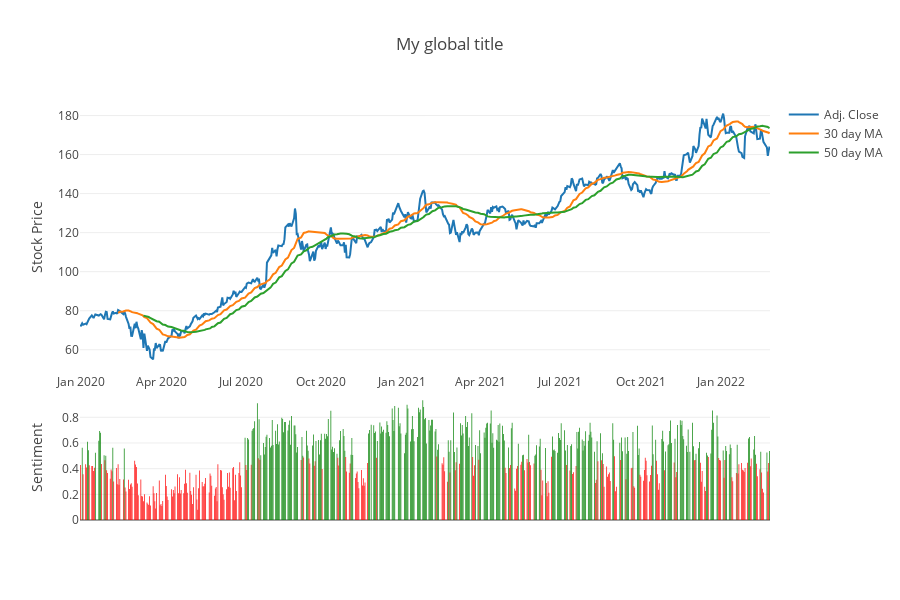

Notebook cell for this chart:
### Code cell
data = globals()[company]

# identify color grid
data['color'] = 'green'
data.loc[data['sentiment'] < 0.5, 'color'] = 'red'

fig = tools.make_subplots(rows=3, cols=1,

# create the plot grid
specs=[[{'rowspan': 2}],
       [None],
       [{'rowspan': 1}]],
       
vertical_spacing=0.05)
# horizontal_spacing=0.08)


stock = go.Scatter(x=data['Date'], y=data['Adj Close'], name="Adj. Close")
MA30 = go.Scatter(x=data['Date'], y=data['High'].rolling(window=30).mean(), name="30 day MA")
MA50 = go.Scatter(x=data['Date'], y=data['High'].rolling(window=50).mean(), name="50 day MA")
# MA200 = go.Scatter(x=data['Date'], y=data['High'].rolling(window=200).mean(), name="200 day MA")
sentiment = go.Bar(x=data['Date'], y=data['sentiment'], name="Sentiment", marker=dict(color=data['color'], line=dict(width=0)), showlegend=False)
fig.append_trace(stock, row=1, col=1)
fig.append_trace(MA30, row=1, col=1)
fig.append_trace(MA50, row=1, col=1)
# fig.append_trace(MA200, row=1, col=1)
fig.append_trace(sentiment, row=3, col=1)
fig.layout.update(title="My global title",
                     height=600, width=900, showlegend=True, hovermode='closest')

fig.update_layout(
    hovermode="x unified")

fig.update_traces(xaxis='x1')
fig.update_yaxes(title_text='Stock Price', row=1, col=1)
fig.update_yaxes(title_text='Sentiment', row=3, col=1)
    
fig.show()

### Figure 1 — Plotly figure (JSON) as saved in the notebook; plotly's stock layout.template omitted (floating-point values rounded to 4 significant figures; data arrays with more than 128 entries replaced by an {"elided": "..."} marker saying what was removed)
{"data": [{"name": "Adj. Close", "type": "scatter", "x": {"elided": "544 str values"}, "xaxis": "x", "y": {"elided": "544 float values"}, "yaxis": "y"}, {"name": "30 day MA", "type": "scatter", "x": {"elided": "544 str values"}, "xaxis": "x", "y": {"elided": "544 float values"}, "yaxis": "y"}, {"name": "50 day MA", "type": "scatter", "x": {"elided": "544 str values"}, "xaxis": "x", "y": {"elided": "544 float values"}, "yaxis": "y"}, {"marker": {"color": {"elided": "544 str values"}, "line": {"width": 0}}, "name": "Sentiment", "showlegend": false, "type": "bar", "x": {"elided": "544 str values"}, "xaxis": "x", "y": {"elided": "544 float values"}, "yaxis": "y2"}], "layout": {"height": 600, "hovermode": "x unified", "showlegend": true, "title": {"text": "My global title"}, "width": 900, "xaxis": {"anchor": "y", "domain": [0, 1]}, "xaxis2": {"anchor": "y2", "domain": [0, 1]}, "yaxis": {"anchor": "x", "domain": [0.35, 1], "title": {"text": "Stock Price"}}, "yaxis2": {"anchor": "x2", "domain": [0, 0.3], "title": {"text": "Sentiment"}}}}
